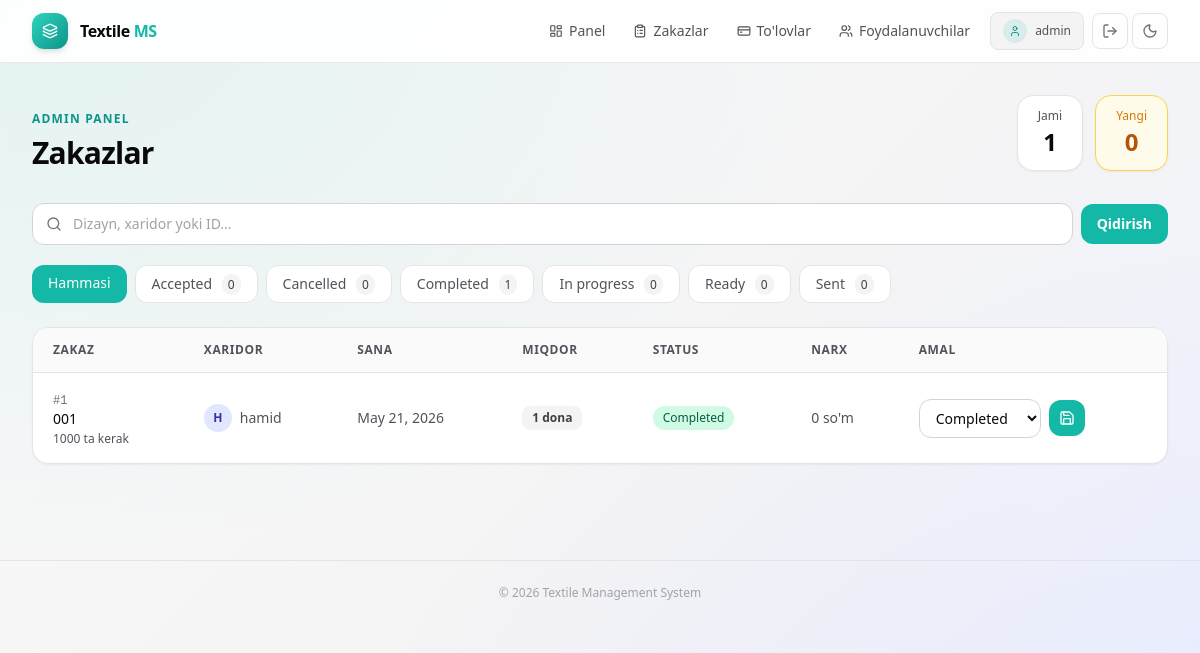
Page /panel/orders/ (signed in) on the earlier database version.
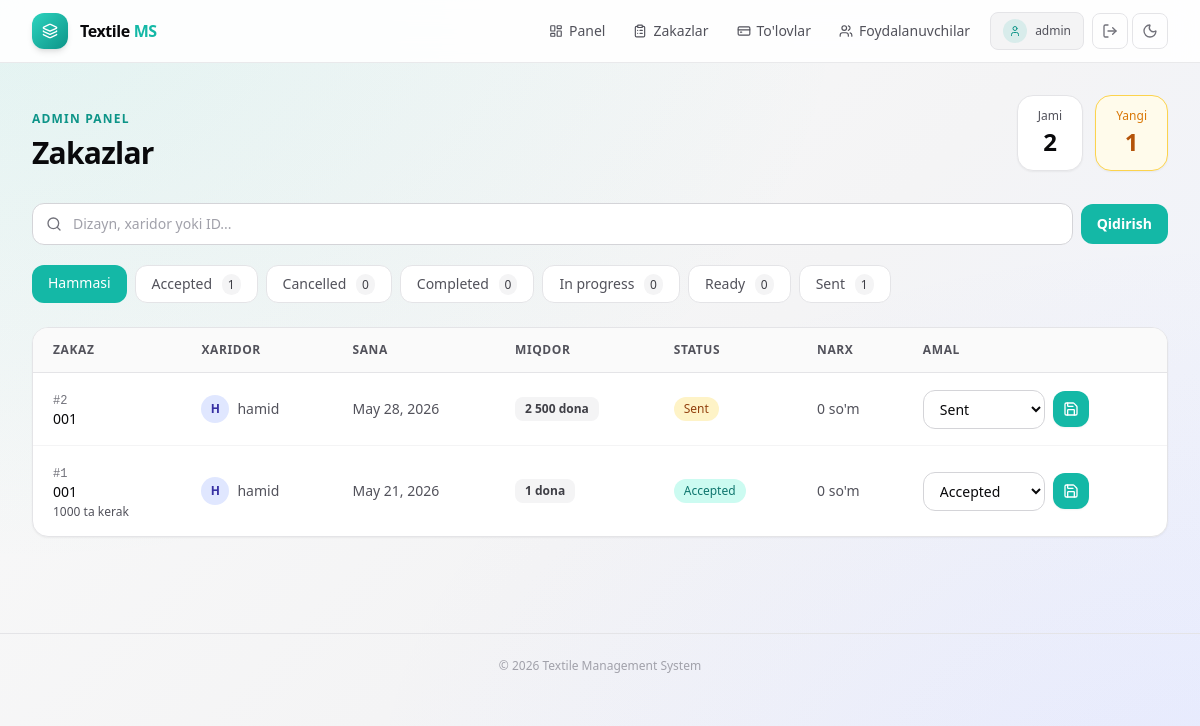
Same page on the later database version.
### orders/models.py (models this page shows, shortened)
class OrderStatus(models.Model):
    code = models.SlugField(max_length=50, unique=True)
    name = models.CharField(max_length=100, unique=True)
    updated_at = models.DateTimeField(auto_now=True)
    created_at = models.DateTimeField(auto_now_add=True)
    class Meta:
        verbose_name = 'Order Status'
        verbose_name_plural = 'Order Statuses'
        ordering = ['id']

class Order(models.Model):
    class StoneType(models.TextChoices):
        GLASS   = 'glass',   'Shisha tosh'
        PLASTIC = 'plastic', 'Plastik tosh'
    design = models.ForeignKey(Design, on_delete=models.PROTECT, related_name='orders')
    buyer = models.ForeignKey(
        settings.AUTH_USER_MODEL,
        on_delete=models.SET_NULL,
        null=True,
        blank=True,
        related_name='buyer_orders',
    )
    employee = models.ForeignKey(
        settings.AUTH_USER_MODEL,
        on_delete=models.SET_NULL,
        null=True,
        blank=True,
        related_name='employee_orders',
    )
    date = models.DateField()
    quantity = models.PositiveIntegerField(default=1, help_text='Qolip soni (dona)')
    stone_type = models.CharField(
        max_length=10,
        choices=StoneType.choices,
        default=StoneType.GLASS,
        help_text='Tosh turi (xaridor tanlaydi)',
    )
    note = models.TextField(blank=True)
    status = models.ForeignKey(OrderStatus, on_delete=models.PROTECT, related_name='orders')
    cost_price = models.DecimalField(
        max_digits=14, decimal_places=2, default=0,
        help_text='Qolip narxi — tosh turiga qarab avtomatik hisoblanadi',
    )
    sale_price = models.DecimalField(max_digits=14, decimal_places=2, default=0)
    updated_at = models.DateTimeField(auto_now=True)
    created_at = models.DateTimeField(auto_now_add=True)
    class Meta:
        verbose_name = 'Order'
        verbose_name_plural = 'Orders'
        ordering = ['-date', '-created_at']

### designs/models.py (models this page shows, shortened)
class Design(models.Model):
    id = models.UUIDField(primary_key=True, default=uuid.uuid4, editable=False)
    name = models.CharField(max_length=255)
    image = models.ImageField(upload_to='designs/', blank=True, null=True)
    scotch = models.ForeignKey(ScotchRoll, on_delete=models.SET_NULL, null=True, blank=True, related_name='designs')
    scotch_length = models.DecimalField(max_digits=10, decimal_places=2, blank=True, null=True)
    is_printable = models.BooleanField(default=False, help_text='Chop etish')
    updated_at = models.DateTimeField(auto_now=True)
    created_at = models.DateTimeField(auto_now_add=True)
    class Meta:
        verbose_name = 'Design'
        verbose_name_plural = 'Designs'
        ordering = ['-created_at']

### accounts/views.py (the view)
# urls.py: path('panel/orders/', views.admin_orders, name='admin_orders'),
@_admin_required
def admin_orders(request):
    status_code = request.GET.get('status', '')
    search = request.GET.get('q', '').strip()
    orders = Order.objects.select_related('design', 'buyer', 'employee', 'status')
    if status_code:
        orders = orders.filter(status__code=status_code)
    if search:
        orders = orders.filter(
            Q(design__name__icontains=search) |
            Q(buyer__username__icontains=search) |
            Q(id__icontains=search)
        )
    statuses = OrderStatus.objects.annotate(order_count=Count('orders'))
    context = {
        'orders': orders,
        'statuses': statuses,
        'active_status': status_code,
        'search': search,
        'total_orders': Order.objects.count(),
        'new_orders': Order.objects.filter(status__code='sent').count(),
    }
    return render(request, 'accounts/admin_orders.html', context)

### accounts/templatetags/num_filters.py (called while the page is built)
def _format_number(value, decimal_places=0):
    if value is None or value == '':
        return '—'
    try:
        d = Decimal(str(value))
    except (InvalidOperation, TypeError, ValueError):
        return str(value)
    if decimal_places == 0:
        formatted = f'{int(round(d)):,}'
    else:
        formatted = f'{d:,.{decimal_places}f}'
    return formatted.replace(',', ' ')

@register.filter
def num(value):
    return _format_number(value, decimal_places=0)

@register.filter
def money(value):
    formatted = _format_number(value, decimal_places=0)
    if formatted == '—':
        return formatted
    return f"{formatted} so'm"

### accounts/views.py (called while the page is built)
def get_role(user):
    if user.is_staff or user.is_superuser:
        return UserProfile.Role.ADMIN
    return getattr(getattr(user, 'profile', None), 'role', UserProfile.Role.BUYER)

### accounts/templates/accounts/admin_orders.html (shortened to what the changed rows need)
{% extends 'accounts/base.html' %}
{% load num_filters %}
{% block content %}
<section class="mb-8 flex flex-col justify-between gap-4 sm:flex-row sm:items-end">
    <div>
        <h1 class="mt-2 text-3xl font-bold tracking-tight t-primary">Zakazlar</h1>
    </div>
    <div class="flex gap-3">
        <div class="rounded-2xl border card px-5 py-3 shadow-sm text-center">
            <p class="text-xs t-secondary">Jami</p>
            <p class="mt-0.5 text-2xl font-bold t-primary">{{ total_orders|num }}</p>
        </div>
        <div class="rounded-2xl border px-5 py-3 shadow-sm text-center" id="new-orders-card">
            <p class="text-xs" style="color:#d97706">Yangi</p>
            <p class="mt-0.5 text-2xl font-bold" style="color:#b45309">{{ new_orders|num }}</p>
        </div>
    </div>
</section>
<div class="mb-6 flex flex-wrap gap-2">
    <a href="{% url 'admin_orders' %}{% if search %}?q={{ search }}{% endif %}"
       class="rounded-xl px-4 py-2 text-sm font-medium transition-colors
              {% if not active_status %}bg-teal-500 text-white{% else %}tab-inactive border{% endif %}">
        Hammasi
    </a>
    {% for status in statuses %}
        <a href="{% url 'admin_orders' %}?status={{ status.code }}{% if search %}&q={{ search }}{% endif %}"
           class="rounded-xl px-4 py-2 text-sm font-medium transition-colors
                  {% if active_status == status.code %}bg-teal-500 text-white{% else %}tab-inactive border{% endif %}">
            {{ status.name }}
            <span class="ml-1.5 rounded-full px-1.5 py-0.5 text-xs
                         {% if active_status == status.code %}bg-white text-teal-700{% else %}qty-badge{% endif %}">
                {{ status.order_count|num }}
            </span>
        </a>
    {% endfor %}
</div>
<div class="overflow-hidden rounded-2xl border card shadow-sm">
    <div class="overflow-x-auto">
        <table class="min-w-full text-left text-sm">
            <thead>
                <tr class="table-head border-b" style="border-color:#e4e4e7">
                    <th class="px-5 py-3.5 text-xs font-semibold uppercase tracking-wider t-secondary">Zakaz</th>
                    <th class="px-5 py-3.5 text-xs font-semibold uppercase tracking-wider t-secondary">Xaridor</th>
                    <th class="px-5 py-3.5 text-xs font-semibold uppercase tracking-wider t-secondary">Sana</th>
                    <th class="px-5 py-3.5 text-xs font-semibold uppercase tracking-wider t-secondary">Miqdor</th>
                    <th class="px-5 py-3.5 text-xs font-semibold uppercase tracking-wider t-secondary">Status</th>
                    <th class="px-5 py-3.5 text-xs font-semibold uppercase tracking-wider t-secondary">Narx</th>
                    <th class="px-5 py-3.5 text-xs font-semibold uppercase tracking-wider t-secondary">Amal</th>
                </tr>
            </thead>
            <tbody>
                {% for order in orders %}
                    <tr class="row-hover border-b last:border-0 transition-colors" style="border-color:#f4f4f5">
                        <td class="px-5 py-4">
                            <span class="font-mono text-xs t-muted">#{{ order.id }}</span>
                            <p class="font-medium t-primary">{{ order.design.name }}</p>
                            {% if order.note %}<p class="mt-0.5 max-w-xs truncate text-xs t-secondary">{{ order.note }}</p>{% endif %}
                        </td>
                        <td class="px-5 py-4">
                            <div class="flex items-center gap-2">
                                <span class="badge-indigo grid h-7 w-7 place-items-center rounded-full text-xs font-semibold">
                                    {{ order.buyer.username|default:"-"|slice:":1"|upper }}
                                </span>
                                <span class="t-secondary">{{ order.buyer.username|default:"—" }}</span>
                            </div>
                        </td>
                        <td class="px-5 py-4 whitespace-nowrap t-secondary">{{ order.date }}</td>
                        <td class="px-5 py-4">
                            <span class="qty-badge inline-flex items-center gap-1 rounded-lg px-2.5 py-1 text-xs font-semibold">
                                {{ order.quantity|num }} dona
                            </span>
                        </td>
                        <td class="px-5 py-4">
                            <span class="inline-flex items-center rounded-full px-2.5 py-1 text-xs font-medium
                                {% if order.status.code == 'sent' %}badge-amber
                                {% elif order.status.code == 'accepted' %}badge-teal
                                {% elif order.status.code == 'in_progress' %}badge-blue
                                {% elif order.status.code == 'completed' %}badge-emerald
                                {% elif order.status.code == 'cancelled' %}badge-red
                                {% else %}badge-zinc{% endif %}">
                                {{ order.status.name }}
                            </span>
                        </td>
                        <td class="px-5 py-4 t-secondary whitespace-nowrap">{{ order.sale_price|money }}</td>
                        <td class="px-5 py-4">
                            <form method="post" action="{% url 'admin_update_order' order.id %}" class="flex items-center gap-2">
                                <select name="status" class="field rounded-xl border px-3 py-2 text-sm">
                                    {% for s in statuses %}
                                        <option value="{{ s.id }}" {% if s.id == order.status.id %}selected{% endif %}>{{ s.name }}</option>
                                    {% endfor %}
                                </select>
                                <button type="submit"
                                        class="grid h-9 w-9 shrink-0 place-items-center rounded-xl bg-teal-500 text-white hover:bg-teal-600 transition-colors shadow-sm"
                                        title="Saqlash">
                                    <i data-lucide="save" class="h-4 w-4"></i>
                                </button>
                            </form>
                        </td>
                    </tr>
                {% endfor %}
            </tbody>
        </table>
    </div>
</div>
{% endblock %}

Differences in the rows shown:
computed for OrderStatus "Accepted": order_count|num "0" → "1"
computed for OrderStatus "Completed": order_count|num "1" → "0"
computed for OrderStatus "Sent": order_count|num "0" → "1"
added Order: id "2", design.name "001", buyer.username "H", buyer.username "hamid", date "May 28, 2026", quantity|num "2 500", status.name "Sent", sale_price "0 so'm", status "Sent"
changed Order "1000 ta kerak": status_id 5 → 2 (drawn); status.name "Completed" → "Accepted"; status "Completed" → "Accepted"
Other differences:
{{ total_orders|num }}: "1" → "2"
{{ new_orders|num }}: "0" → "1"
